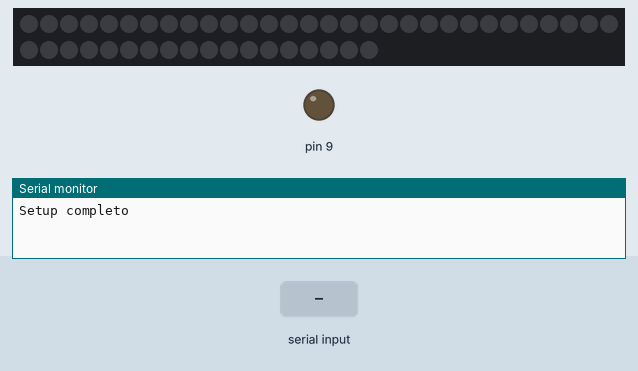
This sketch was run on a simulated Arduino Uno, built with avr-gcc and run on an emulated ATmega328P. Shown: 48 RGB LEDs in strip order, left to right, continuing on the next row, output pins drawn as LEDs (lit = HIGH), the last lines printed to the serial monitor. The inputs (shaded band) are chosen by the test bench. Dim RGB values are drawn brighter than linear.

Above: at 1.2 s.
1.3 s: "c" received over the second serial link
3.1 s: "b90\n" received over the second serial link
At 4.32 s:
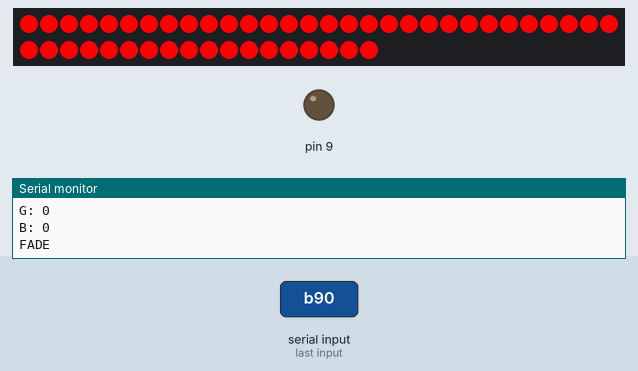
6.1 s: "a" received over the second serial link
At 6.7 s:
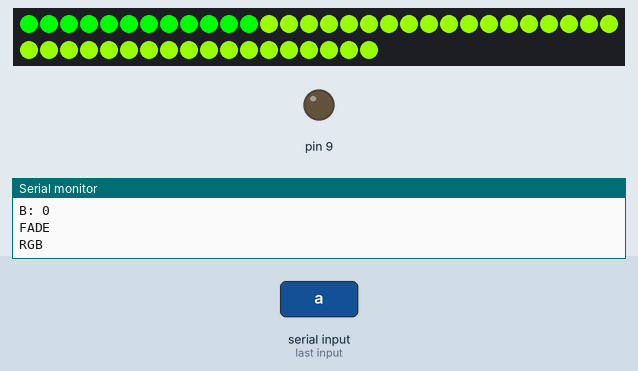
7.7 s: "90,45,200\n" received over the second serial link
At 9.4 s:
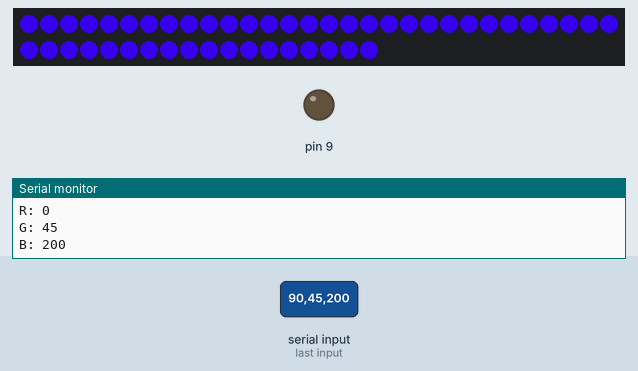
10.2 s: "5\n" received over the second serial link
At 11.8 s:
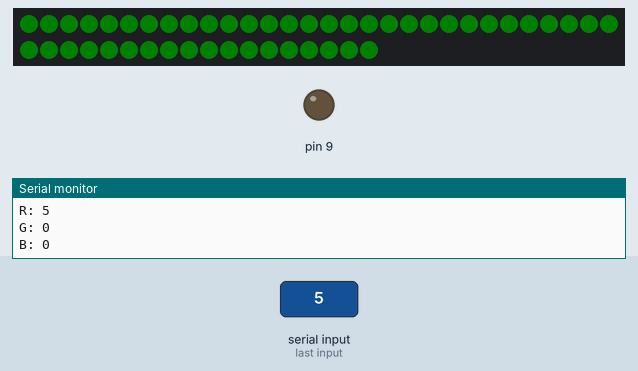
12.7 s: "1,90,45\n" received over the second serial link
At 14.9 s:
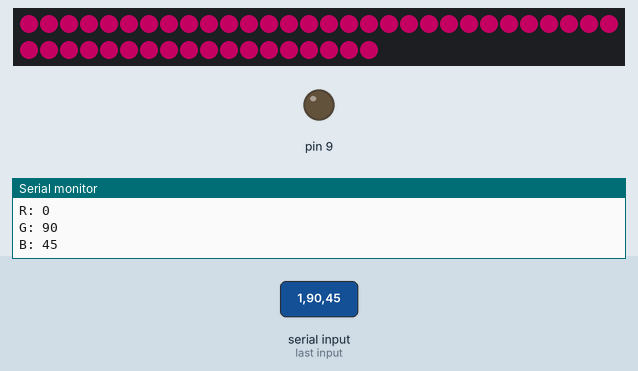
Timing chart, 0 to 16.2 s (numbered marks = the images above; inputs shaded):
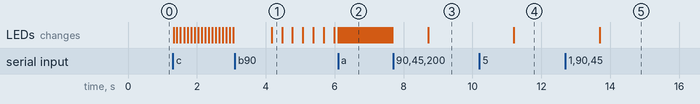

Measured:
- after the input at 3.1 s, the LEDs: change after 1.1 s (image 1)
- after the input at 6.1 s, the LEDs: first change at once (image 2 shows a later state)
- after the input at 7.7 s, the LEDs: change after 1.0 s (image 3)
- after the input at 10.2 s, the LEDs: change after 1.0 s (image 4)
- after the input at 12.7 s, the LEDs: change after 1.0 s (image 5)

The sketch:

ARGENLEAF.ino
```cpp
#include <SoftwareSerial.h>
#include <Adafruit_NeoPixel.h>


#define PIN 6          // Pin al que está conectada la tira LED
#define NUMPIXELS 48   // Número de LEDs en la tira - 12 leds en 40cm

SoftwareSerial ARGLF(10, 11);

Adafruit_NeoPixel strip = Adafruit_NeoPixel(NUMPIXELS, PIN, NEO_GRB + NEO_KHZ800);

int estado = 0;
int nuevoEstado = 0;
String mainString;

void setup() {
  ARGLF.begin(9600);
  Serial.begin(9600);
  pinMode(9, OUTPUT);
  strip.begin();
  strip.show();
  Serial.println("Setup completo");
}

void loop() {

  if (ARGLF.available() > 0) {
    mainString = ARGLF.readString();
    byte firstCommaIndex = mainString.indexOf(',');
    byte secondCommaIndex = mainString.indexOf(',', firstCommaIndex + 1);

    String red = mainString.substring(0, firstCommaIndex);
    String green = mainString.substring(firstCommaIndex + 1, secondCommaIndex);
    String blue = mainString.substring(secondCommaIndex + 1);
    int r = red.toInt();
    int g = green.toInt();
    int b = blue.toInt();

    setColor(g, r, b);

    Serial.println("Color recibido:");
    Serial.print("R: "); Serial.println(r);
    Serial.print("G: "); Serial.println(g);
    Serial.print("B: "); Serial.println(b);
  }


  if (ARGLF.available() > 0) {
    nuevoEstado = ARGLF.read();
    if (nuevoEstado != estado) {
      estado = nuevoEstado;
    }
  }

  switch (estado) {
    case 'a':
      Serial.println("RGB");
      ARGLF.println("RGB");
      rgb();
      break;
    case 'b':
      Serial.println("FADE");
      ARGLF.println("FADE");
      fade();
      break;
    case 'c':
      Serial.println("BOUNCING RAINBOW");
      ARGLF.println("BOUNCING RAINBOW");
      bouncingRainbow();
      break;
  }
}

void setColor(int r, int g, int b) {
  for (int i = 0; i < strip.numPixels(); i++) {
    strip.setPixelColor(i, strip.Color(r, g, b));
  }
  strip.show();
}

void rgb() {
  for (int i = 0; i < strip.numPixels(); i++) {
    strip.setPixelColor(i, strip.Color(0, 255, 0));
    strip.show();
    delay(50);
    if (ARGLF.available() > 0) {
      nuevoEstado = ARGLF.read();
      if (nuevoEstado != estado) {
        estado = nuevoEstado;
        return;
      }
    }
  }
  for (int i = 0; i < strip.numPixels(); i++) {
    strip.setPixelColor(i, strip.Color(255, 0, 0));
    strip.show();
    delay(50);
    if (ARGLF.available() > 0) {
      nuevoEstado = ARGLF.read();
      if (nuevoEstado != estado) {
        estado = nuevoEstado;
        return;
      }
    }
  }
  for (int i = 0; i < strip.numPixels(); i++) {
    strip.setPixelColor(i, strip.Color(0, 0, 255));
    strip.show();
    delay(50);
    if (ARGLF.available() > 0) {
      nuevoEstado = ARGLF.read();
      if (nuevoEstado != estado) {
        estado = nuevoEstado;
        return;
      }
    }
  }
}

void fade() {
  uint32_t colors[] = {
    strip.Color(255, 0, 0),
    strip.Color(255, 127, 0),
    strip.Color(255, 255, 0),
    strip.Color(0, 255, 0),
    strip.Color(0, 255, 127),
    strip.Color(0, 255, 255),
    strip.Color(0, 127, 255),
    strip.Color(0, 0, 255),
    strip.Color(75, 0, 130),
    strip.Color(148, 0, 211),
    strip.Color(255, 0, 255),
    strip.Color(255, 0, 127),
    strip.Color(255, 20, 147),
    strip.Color(255, 69, 0),
    strip.Color(255, 105, 180),
    strip.Color(64, 224, 208),
    strip.Color(32, 178, 170),
    strip.Color(0, 128, 128),
    strip.Color(0, 100, 0),
    strip.Color(139, 0, 0)
  };

  int numSteps = 100;
  int delayTime = 5;

  for (int i = 0; i < 20; i++) {
    int nextColorIndex = (i + 1) % 20;
    uint32_t startColor = colors[i];
    uint32_t endColor = colors[nextColorIndex];

    int r1 = (startColor >> 16) & 0xFF;
    int g1 = (startColor >> 8) & 0xFF;
    int b1 = startColor & 0xFF;

    int r2 = (endColor >> 16) & 0xFF;
    int g2 = (endColor >> 8) & 0xFF;
    int b2 = endColor & 0xFF;

    for (int step = 0; step <= numSteps; step++) {
      int r = r1 + ((r2 - r1) * step / numSteps);
      int g = g1 + ((g2 - g1) * step / numSteps);
      int b = b1 + ((b2 - b1) * step / numSteps);

      setColor(r, g, b);
      delay(delayTime);

      if (ARGLF.available() > 0) {
        nuevoEstado = ARGLF.read();
        if (nuevoEstado != estado) {
          estado = nuevoEstado;
          return;
        }
      }
    }
  }
}

void bouncingRainbow() {
  uint32_t colores[] = {
    strip.Color(150, 0, 0),
    strip.Color(0, 150, 0),
    strip.Color(0, 0, 150),
    strip.Color(150, 150, 0),
    strip.Color(150, 0, 150),
    strip.Color(0, 150, 150),
    strip.Color(150, 150, 150)
  };

  int delayval = 100;
  int numColors = sizeof(colores) / sizeof(colores[0]);

  while (true) {
    for (int i = 0; i < strip.numPixels(); i++) {
      strip.clear();
      strip.setPixelColor(i, colores[i % numColors]);
      strip.show();
      delay(delayval);

      if (ARGLF.available() > 0) {
        nuevoEstado = ARGLF.read();
        if (nuevoEstado != estado) {
          estado = nuevoEstado;
          return;
        }
      }
    }

    for (int i = strip.numPixels() - 1; i >= 0; i--) {
      strip.clear();
      strip.setPixelColor(i, colores[i % numColors]);
      strip.show();
      delay(delayval);

      if (ARGLF.available() > 0) {
        nuevoEstado = ARGLF.read();
        if (nuevoEstado != estado) {
          estado = nuevoEstado;
          return;
        }
      }
    }
  }
}
```
